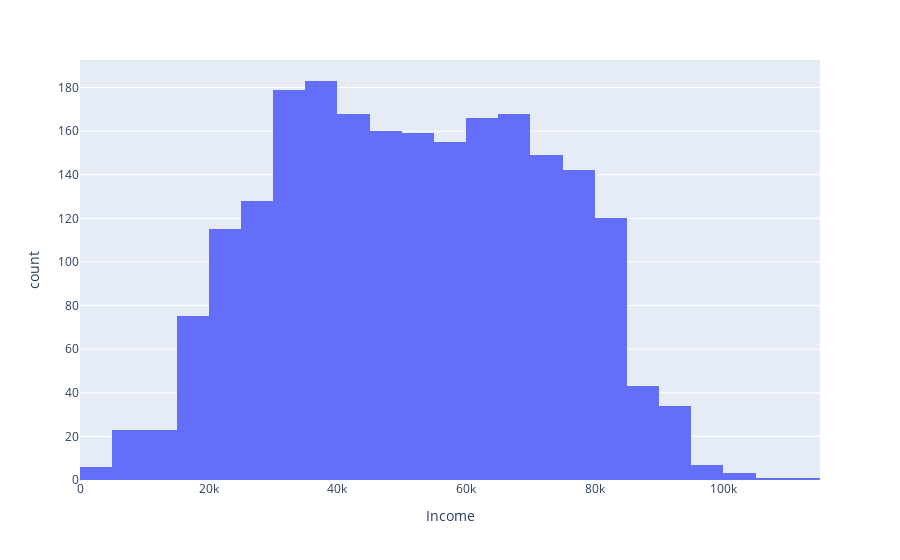

Notebook cell for this chart:
### Markdown cell above
Histogram ini menunjukkan sebaran kolom Pendapatan yang mewakili pendapatan
setiap pelanggan. Sumbu x menunjukkan kisaran pendapatan, dan sumbu y menunjukkan jumlah pendapatan
pelanggan yang termasuk dalam setiap rentang. Histogram membantu kita memahami penyebaran pendapatan
di antara pelanggan, dan apakah terdapat outlier atau anomali dalam data

### Code cell
fig0 = px.histogram(df, x="Income", nbins=50)
fig0.show()

### Figure 1 — Plotly figure (JSON) as saved in the notebook; plotly's stock layout.template omitted (floating-point values rounded to 4 significant figures; data arrays with more than 128 entries replaced by an {"elided": "..."} marker saying what was removed)
{"data": [{"alignmentgroup": "True", "bingroup": "x", "hovertemplate": "Income=%{x}<br>count=%{y}<extra></extra>", "legendgroup": "", "marker": {"color": "#636efa", "pattern": {"shape": ""}}, "name": "", "nbinsx": 50, "offsetgroup": "", "orientation": "v", "showlegend": false, "type": "histogram", "x": {"elided": "2208 int values"}, "xaxis": "x", "yaxis": "y"}], "layout": {"barmode": "relative", "legend": {"tracegroupgap": 0}, "margin": {"t": 60}, "xaxis": {"anchor": "y", "domain": [0, 1], "title": {"text": "Income"}}, "yaxis": {"anchor": "x", "domain": [0, 1], "title": {"text": "count"}}}}
